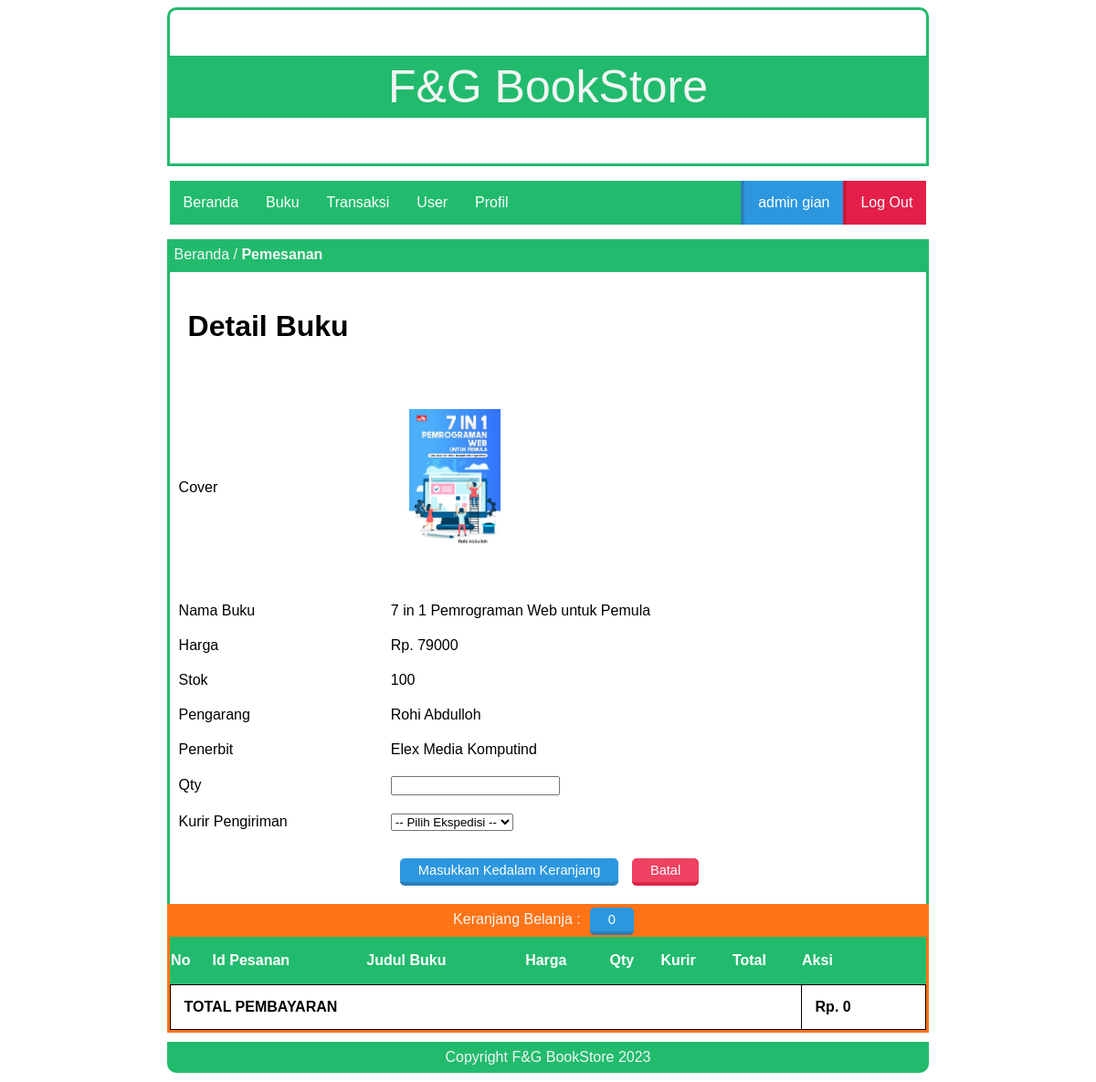
/index.php?page=belanja_detail&id=18&st=100 (signed in), run on the app's committed database.
### tables this page shows
CREATE TABLE `tbl_buku` (
  `id_buku` int(100) NOT NULL,
  `judul` varchar(100) NOT NULL,
  `harga` int(20) NOT NULL,
  `pengarang` varchar(30) NOT NULL,
  `penerbit` varchar(20) NOT NULL,
  `stok` int(5) NOT NULL,
  `created` date NOT NULL,
  `nama_image` varchar(50) NOT NULL,
  `type_image` varchar(50) NOT NULL,
  `size_image` bigint(20) NOT NULL
);

### page/user/belanja_detail.php (the view, shortened to what this page needs)
<div class="box-title">
    <p>Beranda / <b>Pemesanan</b></p>
</div>
<div id="box">
<?php
  include "lib/koneksi.php";
    $id = $_GET['id'];
    $sisa = $_GET['st'];
    $result = $conn->prepare("SELECT * FROM tbl_buku WHERE id_buku =:id");
    $result->bindparam(':id', $id);
    $result->execute();
    $row=$result->fetch(PDO::FETCH_OBJ);
 ?>
<h1>Detail Buku</h1>
<form name="belanja" method="post" action="?page=belanja_detailpro" enctype="multipart/form-data">
  <table class="article">
    <tr>
      <td>Cover</td>
      <td>
        <img src="img/buku/<?php echo $row->nama_image ?>" width="100"><br><br>
      </td>
    </tr>
    <tr>
      <td>Nama Buku</td>
      <td>
        <?php echo $row->judul ?>
      </td>
    </tr>
    <tr>
      <td>Harga</td>
      <td>
        <?php echo "Rp. ".$row->harga ?>
      </td>
    </tr>
    <tr>
      <td>Stok</td>
      <td>
        <?php echo $sisa ?>
      </td>
    </tr>
    <tr>
      <td>Pengarang</td>
      <td>
      <?php echo $row->pengarang ?>
      </td>
    </tr>
    <tr>
      <td>Penerbit</td>
      <td>
      <?php echo $row->penerbit ?>
      </td>
    </tr>
    <tr>
      <td>Qty</td>
      <td>
        <input type="number" name="qty" min="1">
      </td>
    </tr>
    <tr>
      <td>Kurir Pengiriman</td>
      <td>
        <select name="kurir">
          <option>-- Pilih Ekspedisi --</option>
        </select>
      </td>
    </tr>
    <tr>
      <td></td>
      <td>
        <input class="tombol-biru" type="submit" name="belanja" value="Masukkan Kedalam Keranjang">
        <a class="tombol-merah" href="?page=beranda">Batal</a>
      </td>
    </tr>
  </table>
</form>
</div>

### style.css (style rules this page uses)
.box-title { background: #22bb6d; width: 70%; height: 30px; margin: auto; border: 3px solid #22bb6d; }
.box-title p { color: #f3f5f4; margin: 5px 5px; font-family: sans-serif; }
#box { border-bottom: 0px; border-left: 3px solid #22bb6d; border-right: 3px solid #22bb6d; width: 70%; margin: auto; min-height: 200px; overflow: hidden; }
table.article { border-collapse: collapse; border: 0px; width: 100%; }
.article td { border: 0px; padding: 10px; }
#box p,h1,h2,table,tr,td,img { font-family: sans-serif; padding: 20px; text-align: justify; }
.tombol-biru { background:#2C97DF; color:white; border-top:0; border-left:0; border-right:0; border-bottom:4px solid #2A80B9; border-radius: 5px; padding:5px 20px; text-decoration:none; font-family:sans-serif; font-size:11pt; margin:10px; }
.tombol-merah { background:#ef4162; color:white; border-top:0; border-left:0; border-right:0; border-bottom:4px solid #da2648; border-radius: 5px; padding:5px 20px; text-decoration:none; font-family:sans-serif; font-size:11pt; }

### data on the page
tbl_buku: nama_image (picture), judul "7 in 1 Pemrograman Web untuk Pemula", harga "79000", pengarang "Rohi Abdulloh", penerbit "Elex Media Komputind"

### other printed values
$title "admin"
$user "gian"
$sisa "100"
$count "0"
$jumlah "0"
